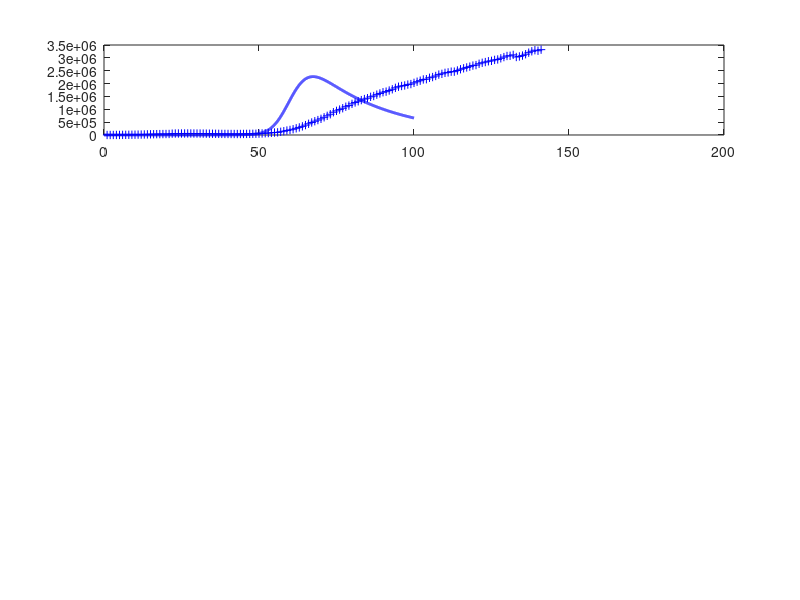

Write MATLAB code to recreate this figure. (Note: this script raises an error after producing the figure.)
% svr19.m

% Revised:  2020 03 25

% Mathemtatical model for the spread of the covid19 virus
% Model for GLOBAL spread of virus
% Model for CHINA spread of virus: download svr19CHINA.m
% Data from https://www.worldometers.info/coronavirus/
% Date file:  covid19.mat  variable covid19
% Model specified by the variables in the INPUT SECTION of the Script

% DOING PHYSICS WITH MATLAB: 
%   ../mphome.htm
% Documentation
%   http://www.physics.usyd.edu.au/teach_res/mp/doc/sird19E.htm
% Download Scripts
%   http://www.physics.usyd.edu.au/teach_res/mp/mscripts/

% Ian Cooper
% email: matlabvisualphysics@gmail.com
% Matlab 2019b

% Populations: Data d / Model
% Susceptible individuals:  Sd  S
% Active infections (currently infected);  Id  I
% Recovered:  Rd  R
% Dead:  Dd  D

close all
clear
clc

global Imax Rmax Dmax ITmax Smax

load('covid19.mat')

% DATA: variable covid19
% Col 1: World   Id   Currently Infected Cases
% Col 2: World   Rd   Recovered
% Col 3: World   Dd   Deaths

% Data for China with Script svr19CHINA.m
% Col 4: China   Total infected cases
% Col 5: China   Currently Infected Cases
% Col 6: China   Deaths
% Col 7: USA     Total infected cases
% Col 8: USA     Currently infected cases
% Col 9: USA     Deaths
% Col 10: AUST     Total infected cases
% Col 11: AUST     Currently infected cases
% Col 12: AUST     Deaths


% Initialize arrays  **************************************************
  % Model: number of time steps 
  num = 5000;
  I = zeros(num,1);
  N = zeros(num,1);
  D = zeros(num,1);
  R = zeros(num,1);

% INPUTS: Model Parameters ********************************************
% Maximum number of days for model   [200]
  tMax = 100;
% Adjustible model parameters  
  a(1) = 0.45;
  a(2) = 0.042;
  a(3) = 0.93;
  a(4) = 1;
  I(1) = 568;
  S0 = 1e9;
  w  = 8;
  t0 = 0;
  
  
% SETUP  ************************************************************** 
% Time [days]
  t = linspace(0,tMax,num)';
  dt = t(2) - t(1);

% Susceptible Population
  S1 = 0.5.*S0 .* exp(-0.5.*((t-t0)./w).^2);
  S2 = S0 .* exp(-0.5.*((t-50)./w).^2);
  S = S1 + S2;
  
% DATA: Id Rd Dd / Number of data days for COVID19 ******************** 
  Ndays  = find(covid19 == 0,1) - 1;  
  Id  = covid19(1:Ndays,1);
  Rd = covid19(1:Ndays,2);
  Dd    = covid19(1:Ndays,3);

  Idtot = Id + Rd + Dd;
  Idmax = max(Id);
  Rdmax = max(Rd);
  Ddmax = max(Dd);
  ITdmax = max(Idtot);
  
% DATA: Percentages
  pId = 100*Id(end) / Idtot(end);
  pRd = 100*Rd(end) / Idtot(end);
  pDd = 100*Dd(end) / Idtot(end);


% MODEL  **************************************************************  
for n = 1:num-1
  dS = a(1)*(S(n)/S0)*I(n)*dt;
  dN = a(2)*I(n)*dt;
  I(n+1) = I(n) + dS - dN;
  N(n+1) = N(n) + dN;
  R(n+1) = a(3)*N(n+1);
  D(n+1) = N(n+1) - R(n+1);
%  S(n+1) = S(n+1) - a(4)*dS;
end

  Itot = I + R + D; 
  Imax = max(I);
  ITmax= max(Itot);
  Rmax = max(R);
  Dmax = max(D);
  Smax = max(S);
  
% Percentages: model
  pI = 100*I(end) / Itot(end);
  pR = 100*R(end) / Itot(end);
  pD = 100*D(end) / Itot(end);  
  
% Exponential increase
  th = 5; k = log(2)/th;
  Iexp = I(1).*exp(k*(t-42));
  

 
% GRAPHICS  *********************************************************** 

figure(1)
  set(gcf,'units','normalized');
  set(gcf,'position',[0.02 0.05 0.3 0.75]);
  set(gcf,'color','w');

subplot(4,1,1)  % INFECTIONS
    xP = 1: Ndays;
    yP = Id;
    plot(xP,yP,'b+')   

    hold on
    
    xP = t; yP = I;
    plot(xP,yP,'b','linewidth',2)
   
     plotMonths(1)
     
    grid on
    title('Active Infections  I')
    ylabel('I','FontName','Times New Roman')  
    set(gca,'fontsize',12)
  
    
subplot(4,1,2)   % RECOVERIES
    xP = 1: Ndays;
    yP = Rd; 
    plot(xP,yP,'k+')
    hold on
 
    xP = t; yP = R;
    plot(xP,yP,'k','linewidth',2)
    
    plotMonths(2)
    
    grid on

    ylabel('R')
    title('Recoveries  R')
    set(gca,'fontsize',12)
   
 
 subplot(4,1,3)    % DEATHS
    xP = 1: Ndays;
    yP = Dd; 
    plot(xP,yP,'r+')
    hold on
 
    xP = t; yP = D;
    plot(xP,yP,'r','linewidth',2)
    
    plotMonths(3)

    grid on
    ylabel('D')
    title('Deaths  D')
    set(gca,'fontsize',12) 
    
    
 subplot(4,1,4)   % Total infections
    xP = t(1:2500);
    yP = Iexp(1:2500);
    plot(xP,yP,'r','linewidth',1.2)
     ylim([0 1.2*ITmax])
    hold on
 
    xP = 1: Ndays;
    yP = Idtot; 
    plot(xP,yP,'b+')
    hold on
    xP = t; yP = Itot;
    plot(xP,yP,'b','linewidth',2)
    
    plotMonths(4)
    
    grid on
    xlabel('days elapsed')
    ylabel('I_{tot}','FontName','Times New Roman')
    title('Total Infections I_{tot}');
    set(gca,'fontsize',12) 
    

figure(2)
   set(gcf,'units','normalized');
   set(gcf,'position',[0.60 0.05 0.25 0.25]);
   set(gcf,'color','w');

   plotMonths(5)   

   xP = t; yP = S;
   plot(xP,yP,'k','linewidth',2)
   grid on
   xlabel('days elapsed')
   ylabel('Susceptible population  S') 
      
   txt = sprintf('S_{max} = %3.0e',Smax);
   text(100,11.2e4,txt,'fontsize',12)

    
    
    
figure(7)
   set(gcf,'units','normalized');
   set(gcf,'position',[0.33 0.1 0.25 0.5]);
   set(gcf,'color','w');

   xlim([0 120])
   ylim([-60 250])
   hh = 250; dh = -25;
   
   txt = 'Start date:  22 January 2020';
   Htext = text(0,hh,txt,'fontsize',12);
   set(Htext,'color','k')
   
   hh = hh+dh;
   txt = 'Model Parameters';
   text(0,hh,txt,'fontsize',12)
   
   hh = hh+dh;
   txt = sprintf('I(1) = %3.0f   S_0 = %2.0e   w = %2.2f   t_0 = %2.0f', ...
       I(1),S0,w,t0);
   text(0,hh,txt,'fontsize',12)
   
   hh = hh+dh;
   txt = sprintf('a(1) = %3.3f   a(2) = %2.3f   a(3) = %2.3f   a(4)= %2.3f', ...
       a(1),a(2),a(3),a(4));
   text(0,hh,txt,'fontsize',12)
      
   hh = hh+2*dh; 
   txt = 'DATA';
   text(0,hh,txt,'fontsize',12)
   
    z = datenum([2020 1 22]);
    z = z + Ndays-1;
    z = datetime(z,'ConvertFrom','datenum');
    z.Format = 'dd-MMM-yyyy';
    txt = cellstr(z) ; 
    text(20,hh,txt,'fontsize',12)
    
   hh = hh+dh;
   z1 = Id(end); z2 = Rd(end); z3 = Dd(end); z4 = z1+z2+z3;  
   txt = sprintf('I = %5.0f    R = %5.0f    D = %5.0f    I_{tot} = %5.0f', z1,z2,z3,z4);
   text(6,hh,txt,'fontsize',12)
   
   % Recoveries and Deaths
    pR = 100*Rd(end)/(Rd(end)+Dd(end));
    pD = 100*Dd(end)/(Rd(end)+Dd(end));
    hh = hh+dh;
    txt = sprintf('percent: Active = %2.1f  Recoveries = %2.1f    Deaths = %2.1f   ',pId,pRd,pDd);
    text(2,hh,txt,'fontsize',12)  
   
   hh = hh+2*dh; 
   txt = 'MODEL PREDICTIONS';
   text(0,hh,txt,'fontsize',12)
   
    z = datenum([2020 1 22]);
    z = z + tMax;
    z = datetime(z,'ConvertFrom','datenum');
    z.Format = 'dd-MMM-yyyy';
    txt = cellstr(z) ; 
    text(60,hh,txt,'fontsize',12)
   
   hh = hh+dh;
    z1 = I(end); z2 = R(end); z3 = D(end); z4 = z1+z2+z3;  
    txt = sprintf('I = %5.0f    R = %5.0f    D = %5.0f    I_{tot} = %5.0f', z1,z2,z3,z4);
    text(6,hh,txt,'fontsize',12)

   hh = hh+dh;
    txt = 'Peak';
    text(10,hh,txt,'fontsize',12)
    z = find(I == Imax,1);
    z = t(z) + datenum([2020 1 22]);
    z = datetime(z,'ConvertFrom','datenum');
    z.Format = 'dd-MMM-yyyy';
    txt = cellstr(z) ; 
    text(30,hh,txt,'fontsize',12)
   
    txt = sprintf('I_{peak} = %5.0f',Imax);
    text(70,hh,txt,'fontsize',12)
   
    hh = hh+dh;
    txt = sprintf('percent: Active = %2.1f  Recoveries = %2.1f    Deaths = %2.1f   ',pI,pR,pD);
    text(2,hh,txt,'fontsize',12)   
       

    
    axis off
   
    
    function  pM = plotMonths(z)
     global Imax Rmax Dmax ITmax Smax
     
     % Months
       m1 = [2020 01 22];    % day zero
       m2 = [2020 02  1];    % Feb
       m3 = [2020 03  1];    % Mar
       m4 = [2020 04  1];    % Apr
       m5 = [2020 05  1];    % May
       m6 = [2020 06  1];    % Jun
       m7 = [2020 07  1];    % Jul
       m8 = [2020 08  1];    % Aug
   
      tm(1) = datenum(m1);
      tm(2) = datenum(m2) - tm(1);
      tm(3) = datenum(m3) - tm(1);
      tm(4) = datenum(m4) - tm(1);
      tm(5) = datenum(m5) - tm(1);
      tm(6) = datenum(m6) - tm(1);
      tm(7) = datenum(m7) - tm(1);
      tm(8) = datenum(m8) - tm(1);
   
      if z == 1; yMax = Imax; end
      if z == 2; yMax = Rmax; end
      if z == 3; yMax = Dmax; end
      if z == 4; yMax = ITmax; end
      if z == 5; yMax = Smax; end
      
      for n = 2:8
        plot([tm(n), tm(n)], [0, yMax],'linewidth',1,'color', [0.5 0.5 0.5]);
        hold on
      end
      
      ys = 0.8;
      text(22, ys*yMax,'F')
      text(52, ys*yMax,'M')
      text(82, ys*yMax,'A')
      text(112,ys*yMax,'M')
      text(142,ys*yMax,'J')
      text(172,ys*yMax,'J')
      
   end
   
   
